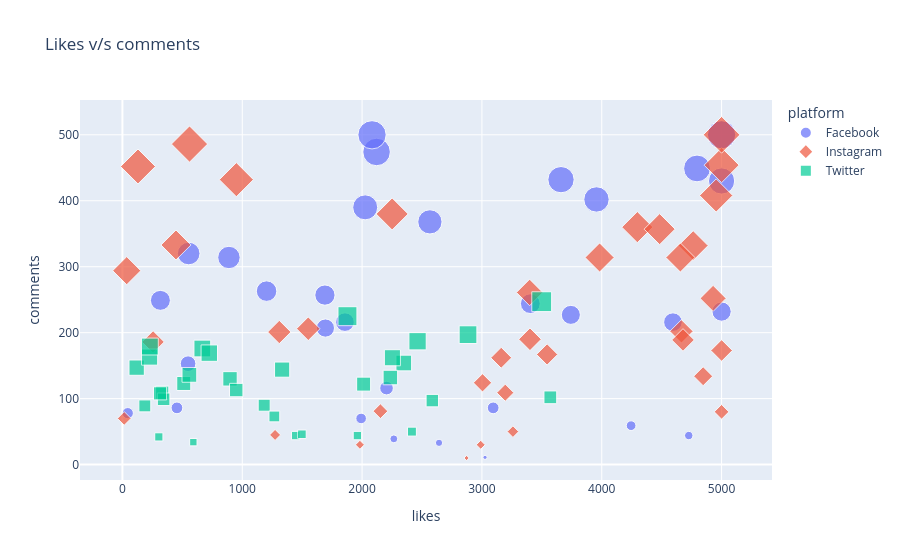

Notebook code for this chart:
### Code cell
fig = px.scatter(df,
             x='likes',
             y='comments',
             title = 'Likes v/s comments',
             color = 'platform',
             size = 'comments',
             symbol='platform')
fig.show()

### Figure 1 — Plotly figure (JSON) as saved in the notebook; plotly's stock layout.template omitted (floating-point values rounded to 4 significant figures)
{"data": [{"hovertemplate": "platform=Facebook<br>likes=%{x}<br>comments=%{marker.size}<extra></extra>", "legendgroup": "Facebook", "marker": {"color": "#636efa", "size": [474, 432, 249, 78, 314, 86, 70, 500, 153, 216, 449, 500, 59, 430, 44, 232, 116, 227, 39, 390, 86, 257, 11, 500, 320, 33, 263, 368, 244, 402, 216, 207], "sizemode": "area", "sizeref": 1.25, "symbol": "circle"}, "mode": "markers", "name": "Facebook", "orientation": "v", "showlegend": true, "type": "scatter", "x": [2121, 3660, 317, 45, 889, 455, 1992, 2083, 548, 4594, 4795, 5000, 4245, 5000, 4726, 5000, 2204, 3742, 2265, 2026, 3094, 1690, 3026, 5000, 553, 2642, 1203, 2566, 3404, 3956, 1857, 1694], "xaxis": "x", "y": [474, 432, 249, 78, 314, 86, 70, 500, 153, 216, 449, 500, 59, 430, 44, 232, 116, 227, 39, 390, 86, 257, 11, 500, 320, 33, 263, 368, 244, 402, 216, 207], "yaxis": "y"}, {"hovertemplate": "platform=Instagram<br>likes=%{x}<br>comments=%{marker.size}<extra></extra>", "legendgroup": "Instagram", "marker": {"color": "#EF553B", "size": [408, 186, 30, 45, 10, 80, 162, 202, 201, 333, 252, 50, 380, 206, 360, 190, 134, 332, 167, 452, 314, 486, 261, 454, 81, 30, 189, 314, 173, 70, 109, 432, 124, 294, 500, 357], "sizemode": "area", "sizeref": 1.25, "symbol": "diamond"}, "mode": "markers", "name": "Instagram", "orientation": "v", "showlegend": true, "type": "scatter", "x": [4955, 256, 1982, 1274, 2872, 5000, 3161, 4665, 1309, 447, 4929, 3259, 2251, 1551, 4297, 3401, 4846, 4763, 3544, 130, 3982, 560, 3398, 5000, 2153, 2990, 4678, 4656, 5000, 15, 3195, 951, 3005, 36, 5000, 4483], "xaxis": "x", "y": [408, 186, 30, 45, 10, 80, 162, 202, 201, 333, 252, 50, 380, 206, 360, 190, 134, 332, 167, 452, 314, 486, 261, 454, 81, 30, 189, 314, 173, 70, 109, 432, 124, 294, 500, 357], "yaxis": "y"}, {"hovertemplate": "platform=Twitter<br>likes=%{x}<br>comments=%{marker.size}<extra></extra>", "legendgroup": "Twitter", "marker": {"color": "#00cc96", "size": [90, 247, 225, 44, 42, 144, 154, 123, 122, 136, 44, 109, 130, 147, 162, 187, 176, 97, 132, 169, 73, 113, 46, 34, 99, 163, 89, 102, 50, 197, 108, 179], "sizemode": "area", "sizeref": 1.25, "symbol": "square"}, "mode": "markers", "name": "Twitter", "orientation": "v", "showlegend": true, "type": "scatter", "x": [1183, 3499, 1878, 1446, 304, 1333, 2348, 512, 2013, 559, 1961, 332, 898, 119, 2253, 2463, 667, 2586, 2236, 725, 1268, 950, 1498, 592, 344, 227, 187, 3571, 2416, 2884, 314, 229], "xaxis": "x", "y": [90, 247, 225, 44, 42, 144, 154, 123, 122, 136, 44, 109, 130, 147, 162, 187, 176, 97, 132, 169, 73, 113, 46, 34, 99, 163, 89, 102, 50, 197, 108, 179], "yaxis": "y"}], "layout": {"legend": {"itemsizing": "constant", "title": {"text": "platform"}, "tracegroupgap": 0}, "title": {"text": "Likes v/s comments"}, "xaxis": {"anchor": "y", "domain": [0, 1], "title": {"text": "likes"}}, "yaxis": {"anchor": "x", "domain": [0, 1], "title": {"text": "comments"}}}}
